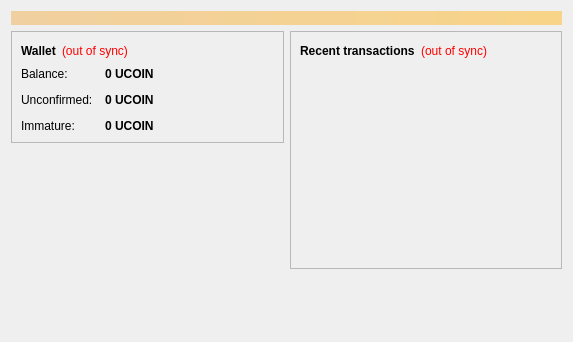
<?xml version="1.0" encoding="UTF-8"?>
<ui version="4.0">
 <class>OverviewPage</class>
 <widget class="QWidget" name="OverviewPage">
  <property name="geometry">
   <rect>
    <x>0</x>
    <y>0</y>
    <width>573</width>
    <height>342</height>
   </rect>
  </property>
  <property name="windowTitle">
   <string>Form</string>
  </property>
  <layout class="QVBoxLayout" name="topLayout">
   <item>
    <widget class="QLabel" name="labelAlerts">
     <property name="visible">
      <bool>false</bool>
     </property>
     <property name="styleSheet">
      <string notr="true">background-color: qlineargradient(x1: 0, y1: 0, x2: 1, y2: 0, stop:0 #F0D0A0, stop:1 #F8D488); color:#000000;</string>
     </property>
     <property name="wordWrap">
      <bool>true</bool>
     </property>
     <property name="margin">
      <number>3</number>
     </property>
    </widget>
   </item>
   <item>
    <layout class="QHBoxLayout" name="horizontalLayout" stretch="1,1">
     <item>
      <layout class="QVBoxLayout" name="verticalLayout_2">
       <item>
        <widget class="QFrame" name="frame">
         <property name="frameShape">
          <enum>QFrame::StyledPanel</enum>
         </property>
         <property name="frameShadow">
          <enum>QFrame::Raised</enum>
         </property>
         <layout class="QVBoxLayout" name="verticalLayout_4">
          <item>
           <layout class="QHBoxLayout" name="horizontalLayout_4">
            <item>
             <widget class="QLabel" name="label_5">
              <property name="font">
               <font>
                <weight>75</weight>
                <bold>true</bold>
               </font>
              </property>
              <property name="text">
               <string>Wallet</string>
              </property>
             </widget>
            </item>
            <item>
             <widget class="QLabel" name="labelWalletStatus">
              <property name="toolTip">
               <string>The displayed information may be out of date. Your wallet automatically synchronizes with the Underline network after a connection is established, but this process has not completed yet.</string>
              </property>
              <property name="styleSheet">
               <string notr="true">QLabel { color: red; }</string>
              </property>
              <property name="text">
               <string notr="true">(out of sync)</string>
              </property>
              <property name="alignment">
               <set>Qt::AlignLeading|Qt::AlignLeft|Qt::AlignVCenter</set>
              </property>
             </widget>
            </item>
            <item>
             <spacer name="horizontalSpacer_2">
              <property name="orientation">
               <enum>Qt::Horizontal</enum>
              </property>
              <property name="sizeHint" stdset="0">
               <size>
                <width>40</width>
                <height>20</height>
               </size>
              </property>
             </spacer>
            </item>
           </layout>
          </item>
          <item>
           <layout class="QFormLayout" name="formLayout_2">
            <property name="fieldGrowthPolicy">
             <enum>QFormLayout::AllNonFixedFieldsGrow</enum>
            </property>
            <property name="horizontalSpacing">
             <number>12</number>
            </property>
            <property name="verticalSpacing">
             <number>12</number>
            </property>
            <item row="0" column="0">
             <widget class="QLabel" name="label">
              <property name="text">
               <string>Balance:</string>
              </property>
             </widget>
            </item>
            <item row="0" column="1">
             <widget class="QLabel" name="labelBalance">
              <property name="font">
               <font>
                <weight>75</weight>
                <bold>true</bold>
               </font>
              </property>
              <property name="cursor">
               <cursorShape>IBeamCursor</cursorShape>
              </property>
              <property name="toolTip">
               <string>Your current balance</string>
              </property>
              <property name="text">
               <string notr="true">0 UCOIN</string>
              </property>
              <property name="textInteractionFlags">
               <set>Qt::LinksAccessibleByMouse|Qt::TextSelectableByKeyboard|Qt::TextSelectableByMouse</set>
              </property>
             </widget>
            </item>
            <item row="1" column="0">
             <widget class="QLabel" name="label_3">
              <property name="text">
               <string>Unconfirmed:</string>
              </property>
             </widget>
            </item>
            <item row="1" column="1">
             <widget class="QLabel" name="labelUnconfirmed">
              <property name="font">
               <font>
                <weight>75</weight>
                <bold>true</bold>
               </font>
              </property>
              <property name="cursor">
               <cursorShape>IBeamCursor</cursorShape>
              </property>
              <property name="toolTip">
               <string>Total of transactions that have yet to be confirmed, and do not yet count toward the current balance</string>
              </property>
              <property name="text">
               <string notr="true">0 UCOIN</string>
              </property>
              <property name="textInteractionFlags">
               <set>Qt::LinksAccessibleByMouse|Qt::TextSelectableByKeyboard|Qt::TextSelectableByMouse</set>
              </property>
             </widget>
            </item>
            <item row="2" column="0">
             <widget class="QLabel" name="labelImmatureText">
              <property name="text">
               <string>Immature:</string>
              </property>
             </widget>
            </item>
            <item row="2" column="1">
             <widget class="QLabel" name="labelImmature">
              <property name="font">
               <font>
                <weight>75</weight>
                <bold>true</bold>
               </font>
              </property>
              <property name="toolTip">
               <string>Mined balance that has not yet matured</string>
              </property>
              <property name="text">
               <string notr="true">0 UCOIN</string>
              </property>
              <property name="textInteractionFlags">
               <set>Qt::LinksAccessibleByMouse|Qt::TextSelectableByKeyboard|Qt::TextSelectableByMouse</set>
              </property>
             </widget>
            </item>
           </layout>
          </item>
         </layout>
        </widget>
       </item>
       <item>
        <spacer name="verticalSpacer">
         <property name="orientation">
          <enum>Qt::Vertical</enum>
         </property>
         <property name="sizeHint" stdset="0">
          <size>
           <width>20</width>
           <height>40</height>
          </size>
         </property>
        </spacer>
       </item>
      </layout>
     </item>
     <item>
      <layout class="QVBoxLayout" name="verticalLayout_3">
       <item>
        <widget class="QFrame" name="frame_2">
         <property name="frameShape">
          <enum>QFrame::StyledPanel</enum>
         </property>
         <property name="frameShadow">
          <enum>QFrame::Raised</enum>
         </property>
         <layout class="QVBoxLayout" name="verticalLayout">
          <item>
           <layout class="QHBoxLayout" name="horizontalLayout_2">
            <item>
             <widget class="QLabel" name="label_4">
              <property name="text">
               <string>&lt;b&gt;Recent transactions&lt;/b&gt;</string>
              </property>
             </widget>
            </item>
            <item>
             <widget class="QLabel" name="labelTransactionsStatus">
              <property name="toolTip">
               <string>The displayed information may be out of date. Your wallet automatically synchronizes with the Underline network after a connection is established, but this process has not completed yet.</string>
              </property>
              <property name="styleSheet">
               <string notr="true">QLabel { color: red; }</string>
              </property>
              <property name="text">
               <string notr="true">(out of sync)</string>
              </property>
              <property name="alignment">
               <set>Qt::AlignRight|Qt::AlignTrailing|Qt::AlignVCenter</set>
              </property>
             </widget>
            </item>
            <item>
             <spacer name="horizontalSpacer">
              <property name="orientation">
               <enum>Qt::Horizontal</enum>
              </property>
              <property name="sizeHint" stdset="0">
               <size>
                <width>40</width>
                <height>20</height>
               </size>
              </property>
             </spacer>
            </item>
           </layout>
          </item>
          <item>
           <widget class="QListView" name="listTransactions">
            <property name="styleSheet">
             <string notr="true">QListView { background: transparent; }</string>
            </property>
            <property name="frameShape">
             <enum>QFrame::NoFrame</enum>
            </property>
            <property name="verticalScrollBarPolicy">
             <enum>Qt::ScrollBarAlwaysOff</enum>
            </property>
            <property name="horizontalScrollBarPolicy">
             <enum>Qt::ScrollBarAlwaysOff</enum>
            </property>
            <property name="selectionMode">
             <enum>QAbstractItemView::NoSelection</enum>
            </property>
           </widget>
          </item>
         </layout>
        </widget>
       </item>
       <item>
        <spacer name="verticalSpacer_2">
         <property name="orientation">
          <enum>Qt::Vertical</enum>
         </property>
         <property name="sizeHint" stdset="0">
          <size>
           <width>20</width>
           <height>40</height>
          </size>
         </property>
        </spacer>
       </item>
      </layout>
     </item>
    </layout>
   </item>
  </layout>
 </widget>
 <resources/>
 <connections/>
</ui>
